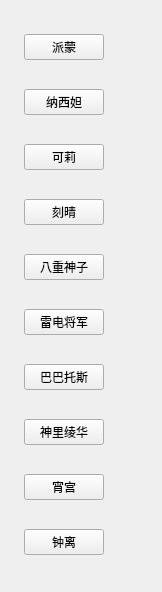
        <widget class="QWidget" name="scrollAreaWidgetContents">
         <property name="geometry">
          <rect>
           <x>0</x>
           <y>0</y>
           <width>162</width>
           <height>592</height>
          </rect>
         </property>
         <layout class="QVBoxLayout" name="verticalLayout_2">
          <item>
           <layout class="QHBoxLayout" name="horizontalLayout_11">
            <item>
             <widget class="QLabel" name="label_paimeng">
              <property name="maximumSize">
               <size>
                <width>50</width>
                <height>50</height>
               </size>
              </property>
              <property name="text">
               <string/>
              </property>
              <property name="pixmap">
               <pixmap>../img/ico/派蒙头像.png</pixmap>
              </property>
              <property name="scaledContents">
               <bool>true</bool>
              </property>
             </widget>
            </item>
            <item>
             <widget class="QPushButton" name="pushButton_paimeng">
              <property name="text">
               <string>派蒙</string>
              </property>
             </widget>
            </item>
            <item>
             <spacer name="horizontalSpacer_11">
              <property name="orientation">
               <enum>Qt::Horizontal</enum>
              </property>
              <property name="sizeHint" stdset="0">
               <size>
                <width>40</width>
                <height>20</height>
               </size>
              </property>
             </spacer>
            </item>
           </layout>
          </item>
          <item>
           <layout class="QHBoxLayout" name="horizontalLayout_12">
            <item>
             <widget class="QLabel" name="label_naxida">
              <property name="maximumSize">
               <size>
                <width>50</width>
                <height>50</height>
               </size>
              </property>
              <property name="text">
               <string/>
              </property>
              <property name="pixmap">
               <pixmap>../img/ico/纳西妲头像.png</pixmap>
              </property>
              <property name="scaledContents">
               <bool>true</bool>
              </property>
             </widget>
            </item>
            <item>
             <widget class="QPushButton" name="pushButton_naxida">
              <property name="text">
               <string>纳西妲</string>
              </property>
             </widget>
            </item>
            <item>
             <spacer name="horizontalSpacer_12">
              <property name="orientation">
               <enum>Qt::Horizontal</enum>
              </property>
              <property name="sizeHint" stdset="0">
               <size>
                <width>40</width>
                <height>20</height>
               </size>
              </property>
             </spacer>
            </item>
           </layout>
          </item>
          <item>
           <layout class="QHBoxLayout" name="horizontalLayout_13">
            <item>
             <widget class="QLabel" name="label_keli">
              <property name="maximumSize">
               <size>
                <width>50</width>
                <height>50</height>
               </size>
              </property>
              <property name="text">
               <string/>
              </property>
              <property name="pixmap">
               <pixmap>../img/ico/可莉头像.png</pixmap>
              </property>
              <property name="scaledContents">
               <bool>true</bool>
              </property>
             </widget>
            </item>
            <item>
             <widget class="QPushButton" name="pushButton_keli">
              <property name="text">
               <string>可莉</string>
              </property>
             </widget>
            </item>
            <item>
             <spacer name="horizontalSpacer_13">
              <property name="orientation">
               <enum>Qt::Horizontal</enum>
              </property>
              <property name="sizeHint" stdset="0">
               <size>
                <width>40</width>
                <height>20</height>
               </size>
              </property>
             </spacer>
            </item>
           </layout>
          </item>
          <item>
           <layout class="QHBoxLayout" name="horizontalLayout_14">
            <item>
             <widget class="QLabel" name="label_keqing">
              <property name="maximumSize">
               <size>
                <width>50</width>
                <height>50</height>
               </size>
              </property>
              <property name="text">
               <string/>
              </property>
              <property name="pixmap">
               <pixmap>../img/ico/刻晴头像.png</pixmap>
              </property>
              <property name="scaledContents">
               <bool>true</bool>
              </property>
             </widget>
            </item>
            <item>
             <widget class="QPushButton" name="pushButton_keqing">
              <property name="text">
               <string>刻晴</string>
              </property>
             </widget>
            </item>
            <item>
             <spacer name="horizontalSpacer_14">
              <property name="orientation">
               <enum>Qt::Horizontal</enum>
              </property>
              <property name="sizeHint" stdset="0">
               <size>
                <width>40</width>
                <height>20</height>
               </size>
              </property>
             </spacer>
            </item>
           </layout>
          </item>
          <item>
           <layout class="QHBoxLayout" name="horizontalLayout_15">
            <item>
             <widget class="QLabel" name="label_bachongshengzi">
              <property name="maximumSize">
               <size>
                <width>50</width>
                <height>50</height>
               </size>
              </property>
              <property name="text">
               <string/>
              </property>
              <property name="pixmap">
               <pixmap>../img/ico/八重神子.png</pixmap>
              </property>
              <property name="scaledContents">
               <bool>true</bool>
              </property>
             </widget>
            </item>
            <item>
             <widget class="QPushButton" name="pushButton_bachongshengzi">
              <property name="text">
               <string>八重神子</string>
              </property>
             </widget>
            </item>
            <item>
             <spacer name="horizontalSpacer_15">
              <property name="orientation">
               <enum>Qt::Horizontal</enum>
              </property>
              <property name="sizeHint" stdset="0">
               <size>
                <width>40</width>
                <height>20</height>
               </size>
              </property>
             </spacer>
            </item>
           </layout>
          </item>
          <item>
           <layout class="QHBoxLayout" name="horizontalLayout_16">
            <item>
             <widget class="QLabel" name="label_leidianjiangjun">
              <property name="maximumSize">
               <size>
                <width>50</width>
                <height>50</height>
               </size>
              </property>
              <property name="text">
               <string/>
              </property>
              <property name="pixmap">
               <pixmap>../img/ico/雷电将军头像.png</pixmap>
              </property>
              <property name="scaledContents">
               <bool>true</bool>
              </property>
             </widget>
            </item>
            <item>
             <widget class="QPushButton" name="pushButton_leidianjiangjun">
              <property name="text">
               <string>雷电将军</string>
              </property>
             </widget>
            </item>
            <item>
             <spacer name="horizontalSpacer_16">
              <property name="orientation">
               <enum>Qt::Horizontal</enum>
              </property>
              <property name="sizeHint" stdset="0">
               <size>
                <width>40</width>
                <height>20</height>
               </size>
              </property>
             </spacer>
            </item>
           </layout>
          </item>
          <item>
           <layout class="QHBoxLayout" name="horizontalLayout_17">
            <item>
             <widget class="QLabel" name="label_babatuosi">
              <property name="maximumSize">
               <size>
                <width>50</width>
                <height>50</height>
               </size>
              </property>
              <property name="text">
               <string/>
              </property>
              <property name="pixmap">
               <pixmap>../img/ico/巴巴托斯.png</pixmap>
              </property>
              <property name="scaledContents">
               <bool>true</bool>
              </property>
             </widget>
            </item>
            <item>
             <widget class="QPushButton" name="pushButton_babatuosi">
              <property name="text">
               <string>巴巴托斯</string>
              </property>
             </widget>
            </item>
            <item>
             <spacer name="horizontalSpacer_17">
              <property name="orientation">
               <enum>Qt::Horizontal</enum>
              </property>
              <property name="sizeHint" stdset="0">
               <size>
                <width>40</width>
                <height>20</height>
               </size>
              </property>
             </spacer>
            </item>
           </layout>
          </item>
          <item>
           <layout class="QHBoxLayout" name="horizontalLayout_18">
            <item>
             <widget class="QLabel" name="label_shenlilinghua">
              <property name="maximumSize">
               <size>
                <width>50</width>
                <height>50</height>
               </size>
              </property>
              <property name="text">
               <string/>
              </property>
              <property name="pixmap">
               <pixmap>../img/ico/神里绫华.png</pixmap>
              </property>
              <property name="scaledContents">
               <bool>true</bool>
              </property>
             </widget>
            </item>
            <item>
             <widget class="QPushButton" name="pushButton_shenlilinghua">
              <property name="text">
               <string>神里绫华</string>
              </property>
             </widget>
            </item>
            <item>
             <spacer name="horizontalSpacer_18">
              <property name="orientation">
               <enum>Qt::Horizontal</enum>
              </property>
              <property name="sizeHint" stdset="0">
               <size>
                <width>40</width>
                <height>20</height>
               </size>
              </property>
             </spacer>
            </item>
           </layout>
          </item>
          <item>
           <layout class="QHBoxLayout" name="horizontalLayout_19">
            <item>
             <widget class="QLabel" name="label_xiaogong">
              <property name="maximumSize">
               <size>
                <width>50</width>
                <height>50</height>
               </size>
              </property>
              <property name="text">
               <string/>
              </property>
              <property name="pixmap">
               <pixmap>../img/ico/宵宫头像.png</pixmap>
              </property>
              <property name="scaledContents">
               <bool>true</bool>
              </property>
             </widget>
            </item>
            <item>
             <widget class="QPushButton" name="pushButton_xiaogong">
              <property name="text">
               <string>宵宫</string>
              </property>
             </widget>
            </item>
            <item>
             <spacer name="horizontalSpacer_19">
              <property name="orientation">
               <enum>Qt::Horizontal</enum>
              </property>
              <property name="sizeHint" stdset="0">
               <size>
                <width>40</width>
                <height>20</height>
               </size>
              </property>
             </spacer>
            </item>
           </layout>
          </item>
          <item>
           <layout class="QHBoxLayout" name="horizontalLayout_20">
            <item>
             <widget class="QLabel" name="label_zhongli">
              <property name="maximumSize">
               <size>
                <width>50</width>
                <height>50</height>
               </size>
              </property>
              <property name="text">
               <string/>
              </property>
              <property name="pixmap">
               <pixmap>../img/ico/钟离头像.png</pixmap>
              </property>
              <property name="scaledContents">
               <bool>true</bool>
              </property>
             </widget>
            </item>
            <item>
             <widget class="QPushButton" name="pushButton_zhongli">
              <property name="text">
               <string>钟离</string>
              </property>
             </widget>
            </item>
            <item>
             <spacer name="horizontalSpacer_20">
              <property name="orientation">
               <enum>Qt::Horizontal</enum>
              </property>
              <property name="sizeHint" stdset="0">
               <size>
                <width>40</width>
                <height>20</height>
               </size>
              </property>
             </spacer>
            </item>
           </layout>
          </item>
         </layout>
        </widget>
